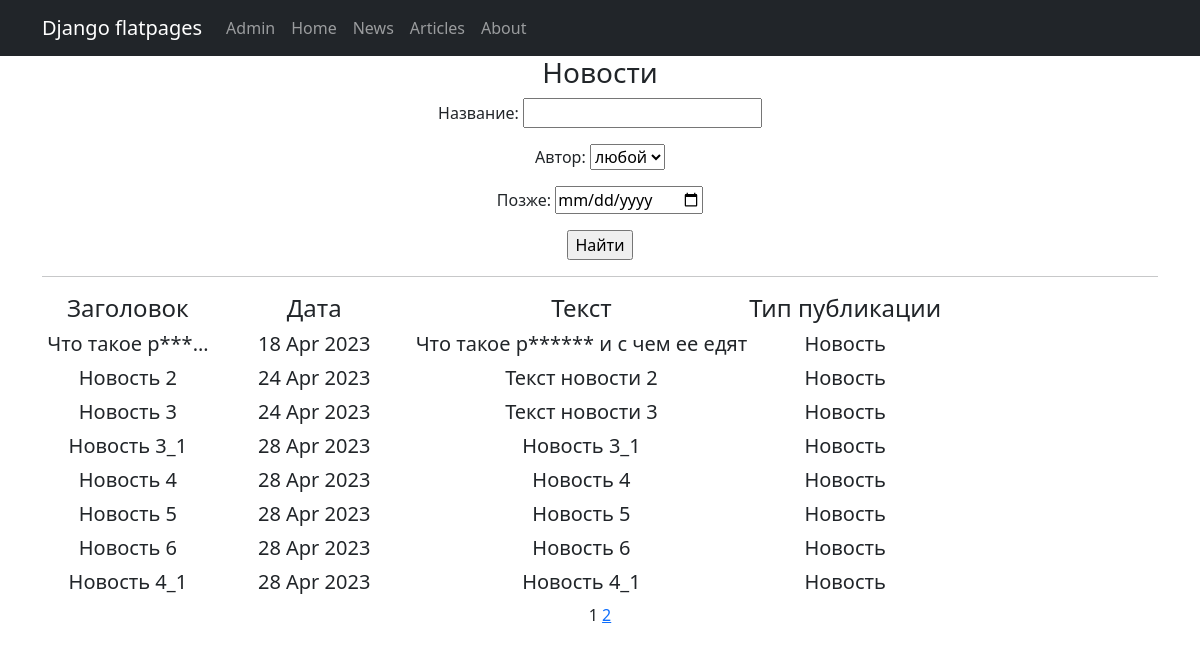
Page /news/ on the committed database.
### news/models.py (models this page shows, shortened)
class Post(models.Model):
    author = models.ForeignKey(Author, on_delete=models.CASCADE)
    news_or_article = models.BooleanField(default=True)  # True - Новость, False - Статья
    datetime = models.DateTimeField(auto_now_add=True)
    category = models.ManyToManyField(Category, through='PostCategory')
    heading = models.CharField(max_length=255)
    text = models.TextField()
    rating = models.IntegerField(default=0)

### news/views.py (the view)
# urls.py: path('', PostsList.as_view(), name='post_list'),
class PostsList(ListView):
    model = Post
    ordering = 'datetime'
    template_name = 'posts.html'
    context_object_name = 'posts'
    paginate_by = 10
    def get_queryset(self):
        queryset = super().get_queryset()
        self.filterset = PostFilter(self.request.GET, queryset)
        return self.filterset.qs
    def get_context_data(self, **kwargs):
        context = super().get_context_data(**kwargs)
        context['time_now'] = datetime.utcnow()
        context['article'] = 'Статья'
        context['new'] = 'Новость'
        context['filterset'] = self.filterset
        if self.request.path == '/articles/':
            context['news_articles'] = False
        elif self.request.path == '/news/':
            context['news_articles'] = True
        else:
            context['news_articles'] = None
        return context

### news/models.py (called while the page is built)
    def __str__(self):
        return f'{self.user.username.title()}'

### news/templatetags/custom_filters.py (called while the page is built)
@register.filter()
def censor(value):
    if not (isinstance(value, str)):
        return f"{value} is not str"
    words = ''
    for word in value.split():
        slovo = word.lower() if word.lower()[-1].isalpha() else word.lower()[:-1]
        if slovo in CENSOR_SYMBOLS:
            znak = '' if word.lower()[-1].isalpha() else word[-1]
            words += word[:1] + CENSOR_SYMBOLS[slovo] + znak + ' '
        else:
            words += word + ' '
    return words[:-1]

### news/templatetags/custom_tags.py (called while the page is built)
@register.simple_tag(takes_context=True)
def url_replace(context, **kwargs):
   d = context['request'].GET.copy()
   for k, v in kwargs.items():
       d[k] = v
   return d.urlencode()

### templates/posts.html (shortened to what this page needs)
{% extends 'flatpages/default.html' %}
{% load custom_filters %}
{% load custom_tags %}
{% block content %}
   {% if news_articles == False %}
       <h3>Статьи</h3>
   {% elif news_articles == True %}
       <h3>Новости</h3>
   {% else %}
       <h3>Все новости</h3>
   {% endif %}
   <form action="" method="get">
       {{ filterset.form.as_p }}
       <input type="submit" value="Найти" />
   </form>
   <hr>
   {% if posts %}
       <table>
           <tr>
               <td><h4>&emsp;Заголовок&emsp;</h4></td>
               <td><h4>&emsp;&emsp;&emsp;Дата&emsp;&emsp;&emsp;</h4></td>
               <td><h4>Текст</h4></td>
               <td><h4>Тип публикации</h4></td>
           </tr>
           {% for post in posts %}
           <tr>
               {% if news_articles == True %}
                   {% if post.news_or_article %}
                       <td><h5>{{ post.heading|censor|truncatechars:15 }}</h5></td>
                       <td><h5>{{ post.datetime|date:'d M Y' }}</h5></td>
                       <td><h5>{{ post.text|censor|truncatewords:20 }}</h5></td>
                       <td><h5>{{ new }}</h5></td>
                   {% endif %}
               {% endif %}
           </tr>
           {% endfor %}
       </table>
   {% else %}
       <h2>Новостей нет!</h2>
   {% endif %}
   {{ page_obj.number }}
   {% if page_obj.has_next %}
       <a href="?{% url_replace page=page_obj.next_page_number %}">{{ page_obj.next_page_number }}</a>
   {% endif %}
{% endblock content %}

### rows in the picture
Post: heading|censor "Что такое р***…", datetime "18 Apr 2023", text|censor "Что такое р****** и с чем ее едят", new "Новость"
Post: heading|censor "Новость 2", datetime "24 Apr 2023", text|censor "Текст новости 2", new "Новость"
Post: heading|censor "Новость 3", datetime "24 Apr 2023", text|censor "Текст новости 3", new "Новость"
Post: heading|censor "Новость 3_1", datetime "28 Apr 2023", text|censor "Новость 3_1", new "Новость"
Post: heading|censor "Новость 4", datetime "28 Apr 2023", text|censor "Новость 4", new "Новость"
Post: heading|censor "Новость 5", datetime "28 Apr 2023", text|censor "Новость 5", new "Новость"
Post: heading|censor "Новость 6", datetime "28 Apr 2023", text|censor "Новость 6", new "Новость"
Post: heading|censor "Новость 4_1", datetime "28 Apr 2023", text|censor "Новость 4_1", new "Новость"

### other values in the picture
{{ page_obj.number }} "1"
{{ page_obj.next_page_number }} "2"
